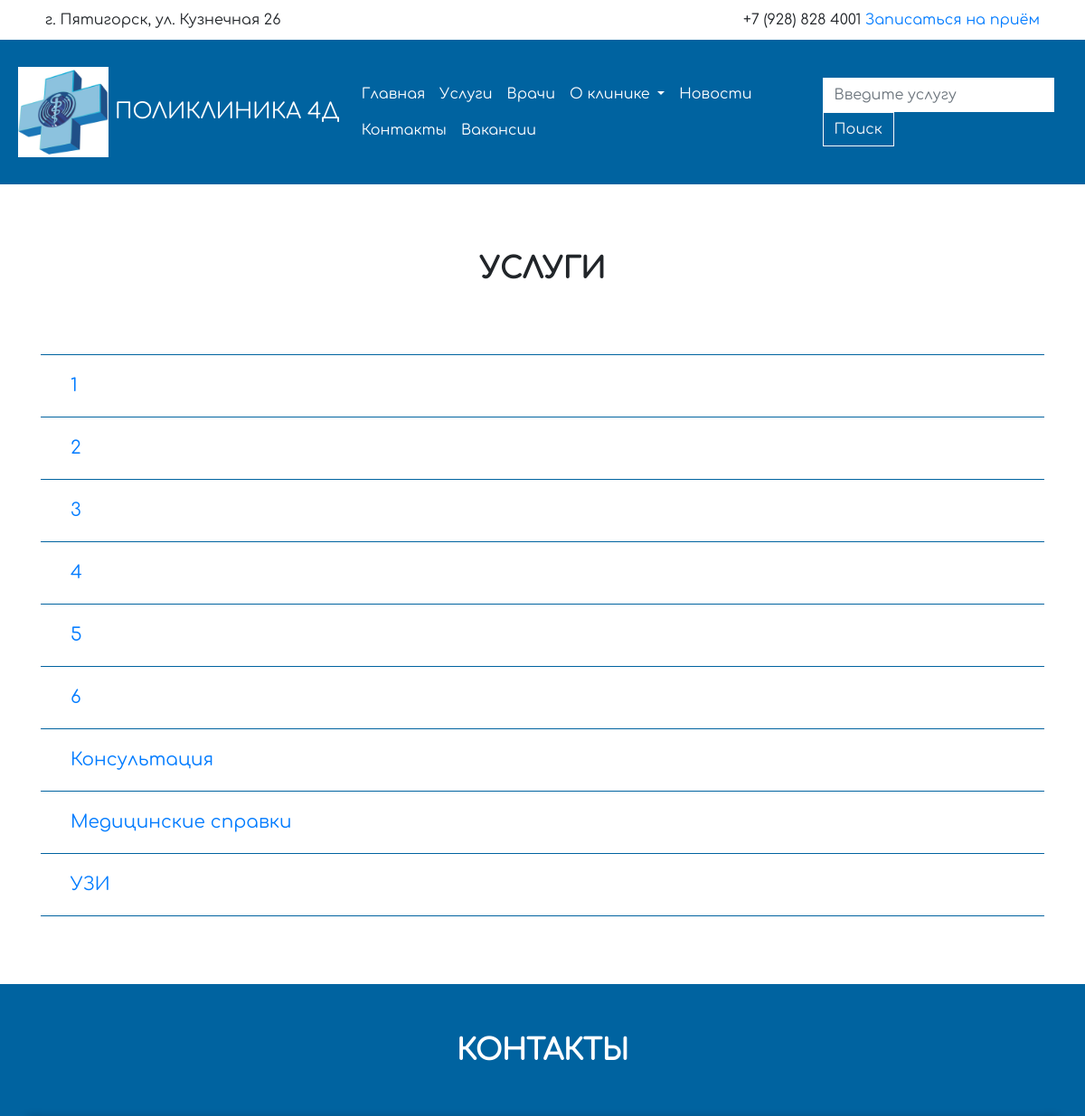
/services/ (upper part), run on an earlier commit of the app's database.
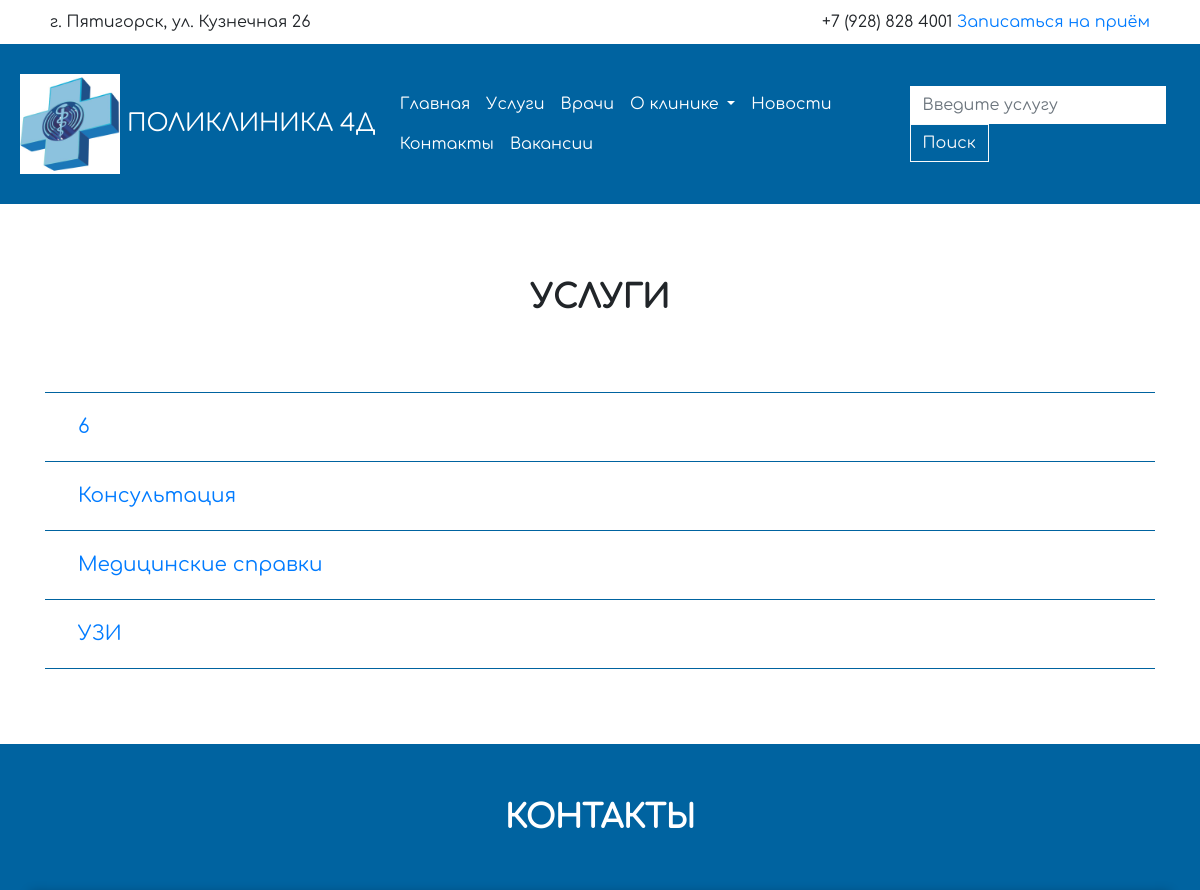
And on a later commit of the database.
### services/models.py (models this page shows, shortened)
class ServiceMain(models.Model):
    name = models.CharField(max_length=250, verbose_name='Название услуги')
    ref_doc = models.PositiveSmallIntegerField(verbose_name='Процент специалиста',default=0,validators=[MaxValueValidator(100)])
    ref_napr = models.PositiveSmallIntegerField(verbose_name='Процент направившего',default=0,validators=[MaxValueValidator(100)])
    ref_agent = models.PositiveSmallIntegerField(verbose_name='Процент агента',default=0,validators=[MaxValueValidator(100)])
    is_active = models.BooleanField(verbose_name='Активна', default=True, help_text='Предоставляется ли услуга')
    class Meta:
        verbose_name = 'Тип услуги'
        verbose_name_plural = 'Тип услуг'
        ordering = ['name']

### services/views.py (the view)
# urls.py: path('services/', include('services.urls')),
def services(request):
    servicemains = ServiceMain.objects.filter(is_active=True)
    context = {
        'servicemains': servicemains,
    }
    return render(request, 'services/services.html', context)

### landing/context_processors.py (called while the page is built)
def gettingabouts(request):
    abouts = About.objects.all()
    context = {
        'abouts': abouts,
    }
    return context

### services/models.py (called while the page is built)
    def get_absolute_url(self):
        return reverse("service_detail", args=[self.id])

### templates/services/services.html (shortened to what this page needs)
{% extends 'base.html' %}
{% block content %}
<div class="container">
    <h1>Услуги</h1>
    <div id="accordion">
        {% for servicemain in servicemains %}
            <div class="card">
                <div class="card-header" id="heading-{{ servicemain.id }}">
                    <h5 class="mb-0">
                        <button class="btn btn-link collapsed" type="button" data-toggle="collapse" data-target="#collapse-{{ servicemain.id }}" aria-expanded="false" aria-controls="collapse-{{ servicemain.id }}">
                            {{servicemain.name}}
                        </button>
                    </h5>
                </div>
            </div>
        {% endfor %}
    </div>
</div>
{% endblock content %}

What changed in the data, as far as the page shows it:
removed ServiceMain: name "1"
removed ServiceMain: name "2"
removed ServiceMain: name "3"
removed ServiceMain: name "4"
removed ServiceMain: name "5"
